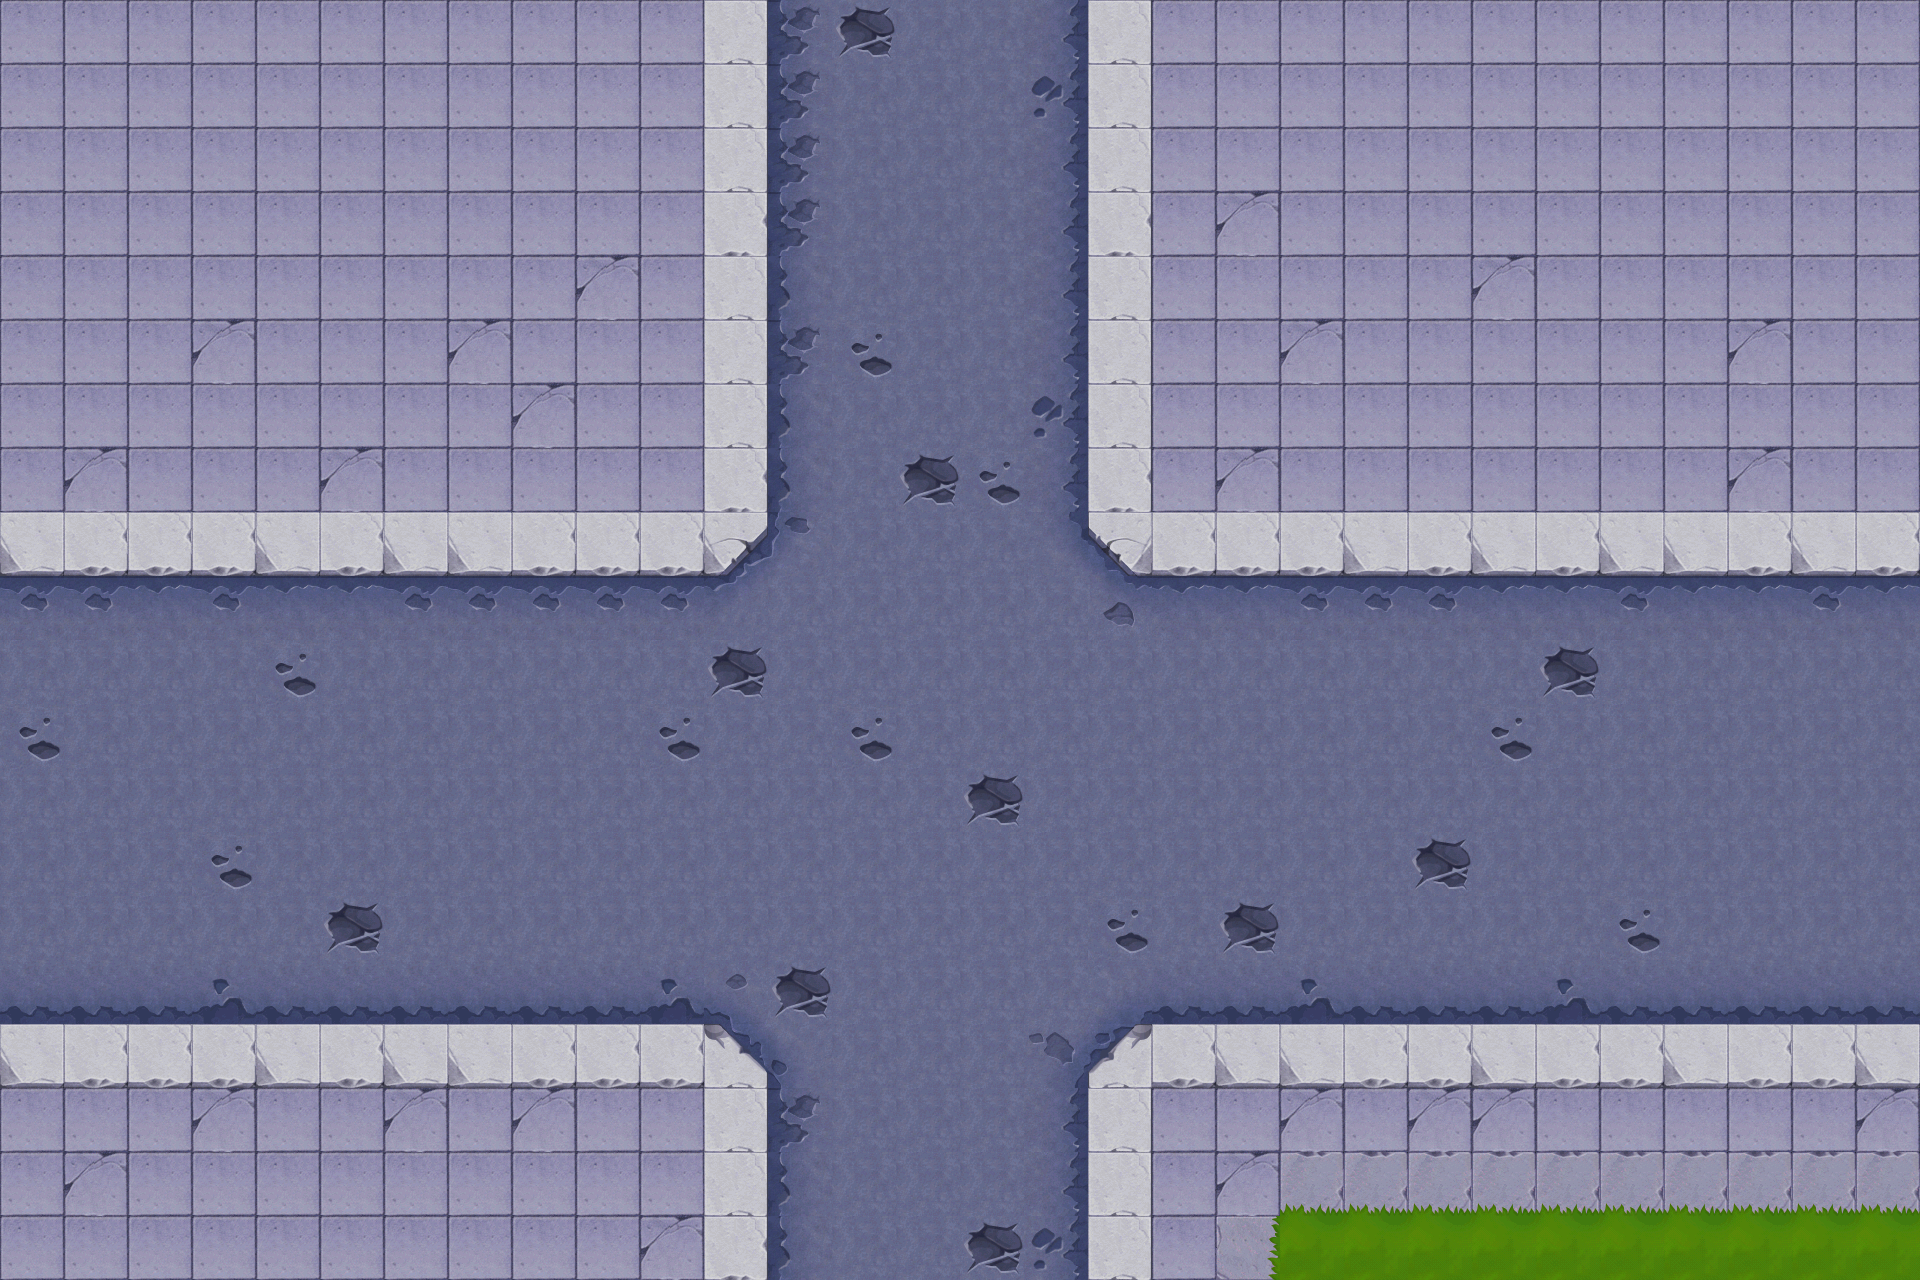

A 2D game scene composited from a Tiled map and its tileset images. What follows is a short description and the map's XML, with each tile layer's data collapsed to a summary:
An orthogonal 30x20 tile map with 64x64 px tiles, 1 tile layer (background), 42 tilesets and 138 objects (18x collide, 17x collide_bullet).

<map version="1.0" orientation="orthogonal" width="30" height="20" tilewidth="64" tileheight="64">
 <tileset firstgid="1" name="bg" tilewidth="64" tileheight="64">
  <image source="bg.png" width="512" height="512" />
 </tileset>
 <tileset firstgid="65" name="jianzhu_zheng03" tilewidth="266" tileheight="263">
  <image source="jianzhu_zheng03.png" width="266" height="263" />
 </tileset>
 <tileset firstgid="66" name="jianzhu_zheng02" tilewidth="271" tileheight="262">
  <image source="jianzhu_zheng02.png" width="271" height="262" />
 </tileset>
 <tileset firstgid="67" name="jianzhu_zheng01" tilewidth="332" tileheight="272">
  <image source="jianzhu_zheng01.png" width="332" height="272" />
 </tileset>
 <tileset firstgid="68" name="jianzhu_bmx" tilewidth="116" tileheight="16">
  <image source="jianzhu_bmx.png" width="116" height="16" />
 </tileset>
 <tileset firstgid="69" name="jianzhu_ce01" tilewidth="105" tileheight="424">
  <image source="jianzhu_ce01.png" width="105" height="424" />
 </tileset>
 <tileset firstgid="70" name="zhujue" tilewidth="63" tileheight="110">
  <image source="zhujue.png" width="63" height="110" />
 </tileset>
 <tileset firstgid="71" name="shabao" tilewidth="113" tileheight="68">
  <image source="shabao.png" width="113" height="68" />
 </tileset>
 <tileset firstgid="72" name="jianzhu_ken" tilewidth="530" tileheight="534">
  <image source="jianzhu_ken.png" width="530" height="534" />
 </tileset>
 <tileset firstgid="73" name="jianzhu_zhaopai01" tilewidth="263" tileheight="120">
  <image source="jianzhu_zhaopai01.png" width="263" height="120" />
 </tileset>
 <tileset firstgid="74" name="jianzhu_zhaopai02" tilewidth="329" tileheight="115">
  <image source="jianzhu_zhaopai02.png" width="329" height="115" />
 </tileset>
 <tileset firstgid="75" name="jianzhu_zhaopai03" tilewidth="95" tileheight="99">
  <image source="jianzhu_zhaopai03.png" width="95" height="99" />
 </tileset>
 <tileset firstgid="76" name="jianzhu_peng02" tilewidth="266" tileheight="41">
  <image source="jianzhu_peng02.png" width="266" height="41" />
 </tileset>
 <tileset firstgid="77" name="jianzhu_bmx04" tilewidth="97" tileheight="49">
  <image source="jianzhu_bmx04.png" width="97" height="49" />
 </tileset>
 <tileset firstgid="78" name="jianzhu_bmx03" tilewidth="49" tileheight="97">
  <image source="jianzhu_bmx03.png" width="49" height="97" />
 </tileset>
 <tileset firstgid="79" name="xiashuidao" tilewidth="63" tileheight="51">
  <image source="xiashuidao.png" width="63" height="51" />
 </tileset>
 <tileset firstgid="80" name="luzhang01" tilewidth="216" tileheight="105">
  <image source="luzhang01.png" width="216" height="105" />
 </tileset>
 <tileset firstgid="81" name="luzhang02" tilewidth="212" tileheight="107">
  <image source="luzhang02.png" width="212" height="107" />
 </tileset>
 <tileset firstgid="82" name="luzhang03" tilewidth="129" tileheight="238">
  <image source="luzhang03.png" width="129" height="238" />
 </tileset>
 <tileset firstgid="83" name="luzhang04" tilewidth="110" tileheight="229">
  <image source="luzhang04.png" width="110" height="229" />
 </tileset>
 <tileset firstgid="84" name="xiaoche.1" tilewidth="328" tileheight="253">
  <image source="xiaoche.1.png" width="328" height="253" />
 </tileset>
 <tileset firstgid="85" name="che4.1 (2)" tilewidth="152" tileheight="196">
  <image source="che4.1 (2).png" width="152" height="196" />
 </tileset>
 <tileset firstgid="86" name="che5 (2)" tilewidth="148" tileheight="188">
  <image source="che5 (2).png" width="148" height="188" />
 </tileset>
 <tileset firstgid="87" name="xiaoche (2)" tilewidth="328" tileheight="253">
  <image source="xiaoche (2).png" width="328" height="253" />
 </tileset>
 <tileset firstgid="88" name="jingshi" tilewidth="64" tileheight="64">
  <image source="jingshi.png" width="64" height="64" />
 </tileset>
 <tileset firstgid="89" name="jianzhu_tsw" tilewidth="200" tileheight="188">
  <image source="jianzhu_tsw.png" width="200" height="188" />
 </tileset>
 <tileset firstgid="90" name="che6" tilewidth="204" tileheight="114">
  <image source="che6.png" width="204" height="114" />
 </tileset>
 <tileset firstgid="91" name="jianzhu_xiangzi06" tilewidth="90" tileheight="113">
  <image source="jianzhu_xiangzi06.png" width="90" height="113" />
 </tileset>
 <tileset firstgid="92" name="jianzhu_xiangzi07" tilewidth="92" tileheight="112">
  <image source="jianzhu_xiangzi07.png" width="92" height="112" />
 </tileset>
 <tileset firstgid="93" name="jianzhu_xiangzi05" tilewidth="150" tileheight="170">
  <image source="jianzhu_xiangzi05.png" width="150" height="170" />
 </tileset>
 <tileset firstgid="94" name="jianzhu_xiangzi02" tilewidth="122" tileheight="126">
  <image source="jianzhu_xiangzi02.png" width="122" height="126" />
 </tileset>
 <tileset firstgid="95" name="jianzhu_xiangzi03" tilewidth="122" tileheight="76">
  <image source="jianzhu_xiangzi03.png" width="122" height="76" />
 </tileset>
 <tileset firstgid="96" name="jianzhu_qiang01" tilewidth="92" tileheight="54">
  <image source="jianzhu_qiang01.png" width="92" height="54" />
 </tileset>
 <tileset firstgid="97" name="jianzhu_xiangzi04" tilewidth="183" tileheight="126">
  <image source="jianzhu_xiangzi04.png" width="183" height="126" />
 </tileset>
 <tileset firstgid="98" name="che1 (2)" tilewidth="194" tileheight="120">
  <image source="che1 (2).png" width="194" height="120" />
 </tileset>
 <tileset firstgid="99" name="jianzhu_gjzp" tilewidth="225" tileheight="140">
  <image source="jianzhu_gjzp.png" width="225" height="140" />
 </tileset>
 <tileset firstgid="100" name="jianzhu_juanmen02" tilewidth="238" tileheight="69">
  <image source="jianzhu_juanmen02.png" width="238" height="69" />
 </tileset>
 <tileset firstgid="101" name="jianzhu_xuezi01" tilewidth="242" tileheight="196">
  <image source="jianzhu_xuezi01.png" width="242" height="196" />
 </tileset>
 <tileset firstgid="102" name="jianzhu_xuezi02" tilewidth="219" tileheight="141">
  <image source="jianzhu_xuezi02.png" width="219" height="141" />
 </tileset>
 <tileset firstgid="103" name="jianzhu_xuezi03" tilewidth="192" tileheight="132">
  <image source="jianzhu_xuezi03.png" width="192" height="132" />
 </tileset>
 <tileset firstgid="104" name="jianzhu_xuezi04" tilewidth="421" tileheight="156">
  <image source="jianzhu_xuezi04.png" width="421" height="156" />
 </tileset>
 <tileset firstgid="105" name="jianzhu_xuezi05" tilewidth="180" tileheight="297">
  <image source="jianzhu_xuezi05.png" width="180" height="297" />
 </tileset>
 <layer name="background" width="30" height="20">
  <data>[600 cells, 600 non-empty, 32 distinct tile ids]</data>
 </layer>
 <objectgroup name="dakeng" width="30" height="20">
  <properties>
   <property name="filename" value="jianzhu_ken.png" />
   <property name="groundlayer" value="1" />
  </properties>
  <object gid="72" x="1685" y="1110" />
 </objectgroup>
 <objectgroup name="q1" width="30" height="20">
  <properties>
   <property name="filename" value="jianzhu_zheng03.png" />
   <property name="groundlayer" value="1" />
  </properties>
  <object gid="65" x="311" y="260">
   <properties>
    <property name="groundZ" value="1" />
   </properties>
  </object>
  <object gid="65" x="1276" y="262">
   <properties>
    <property name="groundZ" value="1" />
   </properties>
  </object>
  <object gid="65" x="1532" y="262">
   <properties>
    <property name="groundZ" value="1" />
   </properties>
  </object>
 </objectgroup>
 <objectgroup name="q2" width="30" height="20">
  <properties>
   <property name="filename" value="jianzhu_zheng02.png" />
   <property name="groundlayer" value="1" />
  </properties>
  <object gid="66" x="56" y="264">
   <properties>
    <property name="groundZ" value="1" />
   </properties>
  </object>
  <object gid="66" x="1787" y="266">
   <properties>
    <property name="groundZ" value="1" />
   </properties>
  </object>
 </objectgroup>
 <objectgroup name="q3" width="30" height="20">
  <properties>
   <property name="filename" value="jianzhu_zheng01.png" />
   <property name="groundlayer" value="1" />
  </properties>
  <object gid="67" x="-265" y="275">
   <properties>
    <property name="groundZ" value="1" />
   </properties>
  </object>
 </objectgroup>
 <objectgroup name="q4" width="30" height="20">
  <properties>
   <property name="filename" value="jianzhu_ce01.png" />
   <property name="groundlayer" value="1" />
  </properties>
  <object gid="69" x="-3" y="1327">
   <properties>
    <property name="groundZ" value="1" />
   </properties>
  </object>
  <object gid="69" x="-4" y="1517">
   <properties>
    <property name="groundZ" value="2" />
   </properties>
  </object>
 </objectgroup>
 <objectgroup name="di1" width="30" height="20">
  <properties>
   <property name="filename" value="jianzhu_bmx.png" />
   <property name="groundlayer" value="1" />
  </properties>
  <object gid="68" x="-53" y="808" />
  <object gid="68" x="101" y="808" />
  <object gid="68" x="248" y="808" />
  <object gid="68" x="397" y="809" />
  <object gid="68" x="543" y="808" />
  <object gid="68" x="704" y="809" />
  <object gid="68" x="1009" y="809" />
  <object gid="68" x="1166" y="808" />
  <object gid="68" x="1313" y="808" />
  <object gid="68" x="1470" y="808" />
  <object gid="68" x="1624" y="808" />
 </objectgroup>
 <objectgroup name="di2" width="30" height="20">
  <properties>
   <property name="filename" value="jianzhu_bmx04.png" />
   <property name="groundlayer" value="1" />
  </properties>
  <object gid="77" x="408" y="637" />
  <object gid="77" x="408" y="706" />
  <object gid="77" x="407" y="776" />
  <object gid="77" x="405" y="1011" />
  <object gid="77" x="406" y="872" />
  <object gid="77" x="406" y="941" />
 </objectgroup>
 <objectgroup name="di3" width="30" height="20">
  <properties>
   <property name="filename" value="jianzhu_bmx03.png" />
   <property name="groundlayer" value="1" />
  </properties>
  <object gid="78" x="776" y="274">
   <properties>
    <property name="groundZ" value="1" />
   </properties>
  </object>
  <object gid="78" x="840" y="274" />
  <object gid="78" x="967" y="275" />
  <object gid="78" x="904" y="275" />
  <object gid="78" x="1031" y="275" />
 </objectgroup>
 <objectgroup name="car3" width="30" height="20" opacity="0.97">
  <properties>
   <property name="filename" value="che6.png" />
   <property name="groundlayer" value="1" />
  </properties>
  <object gid="90" x="1852" y="935" />
  <object gid="90" x="982" y="94">
   <properties>
    <property name="groundZ" value="1" />
   </properties>
  </object>
 </objectgroup>
 <objectgroup name="car2" width="30" height="20" opacity="0.97">
  <properties>
   <property name="filename" value="che5 (2).png" />
   <property name="groundlayer" value="1" />
  </properties>
  <object gid="86" x="62" y="1344" />
  <object gid="86" x="1725" y="871" />
 </objectgroup>
 <objectgroup name="madai" width="30" height="20">
  <properties>
   <property name="filename" value="shabao.png" />
   <property name="groundlayer" value="1" />
  </properties>
  <object gid="71" x="1179" y="1304" />
  <object gid="71" x="1136" y="1260" />
 </objectgroup>
 <objectgroup name="zhaopai1" width="30" height="20">
  <properties>
   <property name="filename" value="jianzhu_zhaopai01.png" />
   <property name="groundlayer" value="1" />
  </properties>
  <object gid="73" x="1573" y="108">
   <properties>
    <property name="groundZ" value="2" />
   </properties>
  </object>
  <object gid="73" x="320" y="115">
   <properties>
    <property name="groundZ" value="4" />
   </properties>
  </object>
 </objectgroup>
 <objectgroup name="zhaopai2" width="30" height="20">
  <properties>
   <property name="filename" value="jianzhu_zhaopai02.png" />
   <property name="groundlayer" value="1" />
  </properties>
  <object gid="74" x="1268" y="118">
   <properties>
    <property name="groundZ" value="2" />
   </properties>
  </object>
 </objectgroup>
 <objectgroup name="ding1" width="30" height="20">
  <properties>
   <property name="filename" value="jianzhu_peng02.png" />
   <property name="groundlayer" value="1" />
  </properties>
  <object gid="76" x="56" y="147">
   <properties>
    <property name="groundZ" value="2" />
   </properties>
  </object>
  <object gid="76" x="1539" y="149">
   <properties>
    <property name="groundZ" value="3" />
   </properties>
  </object>
  <object gid="76" x="1272" y="149">
   <properties>
    <property name="groundZ" value="3" />
   </properties>
  </object>
 </objectgroup>
 <objectgroup name="xiashuidao" width="30" height="20">
  <properties>
   <property name="filename" value="xiashuidao.png" />
   <property name="groundlayer" value="1" />
  </properties>
  <object gid="79" x="578" y="633" />
  <object gid="79" x="1408" y="632" />
  <object gid="79" x="1409" y="1017" />
  <object gid="79" x="576" y="1016" />
  <object gid="79" x="772" y="159">
   <properties>
    <property name="groundZ" value="1" />
   </properties>
  </object>
 </objectgroup>
 <objectgroup name="carpolice2" width="30" height="20">
  <properties>
   <property name="buildlayer" value="1" />
   <property name="filename" value="xiaoche (2).png" />
  </properties>
  <object gid="87" x="335" y="1354" />
 </objectgroup>
 <objectgroup name="tiesiwang" width="30" height="20">
  <properties>
   <property name="filename" value="jianzhu_tsw.png" />
   <property name="groundlayer" value="1" />
  </properties>
  <object gid="89" x="572" y="91">
   <properties>
    <property name="groundZ" value="1" />
   </properties>
  </object>
  <object gid="89" x="1076" y="103">
   <properties>
    <property name="groundZ" value="2" />
   </properties>
  </object>
 </objectgroup>
 <objectgroup name="zudang1" width="30" height="20">
  <properties>
   <property name="filename" value="luzhang01.png" />
   <property name="groundlayer" value="1" />
  </properties>
  <object gid="80" x="584" y="1344" />
  <object gid="80" x="975" y="197">
   <properties>
    <property name="groundZ" value="5" />
   </properties>
  </object>
 </objectgroup>
 <objectgroup name="zudang3" width="30" height="20">
  <properties>
   <property name="filename" value="luzhang03.png" />
   <property name="groundlayer" value="1" />
  </properties>
  <object gid="82" x="1093" y="1433" />
  <object gid="82" x="1" y="1074" />
 </objectgroup>
 <objectgroup name="zudang4" width="30" height="20">
  <properties>
   <property name="filename" value="luzhang04.png" />
   <property name="groundlayer" value="1" />
  </properties>
  <object gid="83" x="1624" y="912">
   <properties>
    <property name="groundZ" value="2" />
   </properties>
  </object>
  <object gid="83" x="-28" y="600" />
  <object gid="83" x="707" y="277">
   <properties>
    <property name="groundZ" value="3" />
   </properties>
  </object>
 </objectgroup>
 <objectgroup name="zudang2" width="30" height="20">
  <properties>
   <property name="filename" value="luzhang02.png" />
   <property name="groundlayer" value="1" />
  </properties>
  <object gid="81" x="1679" y="963" />
  <object gid="81" x="1775" y="1189" />
 </objectgroup>
 <objectgroup name="car1" width="30" height="20">
  <properties>
   <property name="filename" value="che4.1 (2).png" />
   <property name="groundlayer" value="1" />
  </properties>
  <!-- 2 objects omitted --></objectgroup>
 <objectgroup name="blood1" width="30" height="20">
  <properties>
   <property name="filename" value="jianzhu_xuezi01.png" />
   <property name="groundlayer" value="1" />
  </properties>
  <!-- 1 objects omitted --></objectgroup>
 <objectgroup name="zl" width="30" height="20">
  <properties>
   <property name="filename" value="jingshi.png" />
   <property name="groundlayer" value="1" />
  </properties>
  <!-- 5 objects omitted --></objectgroup>
 <objectgroup name="blackboxs" width="30" height="20">
  <properties>
   <property name="filename" value="jianzhu_xiangzi06.png" />
   <property name="groundlayer" value="1" />
  </properties>
  <!-- 1 objects omitted --></objectgroup>
 <objectgroup name="car4" width="30" height="20">
  <properties>
   <property name="filename" value="che1 (2).png" />
   <property name="groundlayer" value="1" />
  </properties>
  <!-- 1 objects omitted --></objectgroup>
 <objectgroup name="carpolice" width="30" height="20">
  <properties>
   <property name="filename" value="xiaoche.1.png" />
   <property name="groundlayer" value="1" />
  </properties>
  <!-- 1 objects omitted --></objectgroup>
 <objectgroup name="blackboxb" width="30" height="20">
  <properties>
   <property name="filename" value="jianzhu_xiangzi05.png" />
   <property name="groundlayer" value="1" />
  </properties>
  <!-- 3 objects omitted --></objectgroup>
 <objectgroup name="greenboxb" width="30" height="20">
  <properties>
   <property name="filename" value="jianzhu_xiangzi02.png" />
   <property name="groundlayer" value="1" />
  </properties>
  <!-- 3 objects omitted --></objectgroup>
 <objectgroup name="greenboxs" width="30" height="20">
  <properties>
   <property name="filename" value="jianzhu_xiangzi03.png" />
   <property name="groundlayer" value="1" />
  </properties>
  <!-- 3 objects omitted --></objectgroup>
 <objectgroup name="qiangxie2" width="30" height="20">
  <properties>
   <property name="filename" value="jianzhu_qiang01.png" />
   <property name="groundlayer" value="1" />
  </properties>
  <!-- 2 objects omitted --></objectgroup>
 <objectgroup name="boxmutoub" width="30" height="20">
  <properties>
   <property name="filename" value="jianzhu_xiangzi04.png" />
   <property name="groundlayer" value="1" />
  </properties>
  <!-- 1 objects omitted --></objectgroup>
 <objectgroup name="qiangxie" width="30" height="20">
  <properties>
   <property name="filename" value="jianzhu_xiangzi07.png" />
   <property name="groundlayer" value="1" />
  </properties>
  <!-- 2 objects omitted --></objectgroup>
 <objectgroup name="chezhan" width="30" height="20">
  <properties>
   <property name="filename" value="jianzhu_gjzp.png" />
   <property name="groundlayer" value="1" />
  </properties>
  <!-- 2 objects omitted --></objectgroup>
 <objectgroup name="juans" width="30" height="20">
  <properties>
   <property name="filename" value="jianzhu_juanmen02.png" />
   <property name="groundlayer" value="1" />
  </properties>
  <!-- 1 objects omitted --></objectgroup>
 <objectgroup name="zhaopai3" width="30" height="20">
  <properties>
   <property name="filename" value="jianzhu_zhaopai03.png" />
   <property name="groundlayer" value="1" />
  </properties>
  <!-- 2 objects omitted --></objectgroup>
 <objectgroup name="blood2" width="30" height="20">
  <properties>
   <property name="filename" value="jianzhu_xuezi02.png" />
   <property name="groundlayer" value="1" />
  </properties>
  <!-- 1 objects omitted --></objectgroup>
 <objectgroup name="blood3" width="30" height="20">
  <properties>
   <property name="filename" value="jianzhu_xuezi03.png" />
   <property name="groundlayer" value="1" />
  </properties>
  <!-- 3 objects omitted --></objectgroup>
 <objectgroup name="blood4" width="30" height="20">
  <properties>
   <property name="filename" value="jianzhu_xuezi04.png" />
   <property name="groundlayer" value="1" />
  </properties>
  <!-- 3 objects omitted --></objectgroup>
 <objectgroup name="blood5" width="30" height="20">
  <properties>
   <property name="filename" value="jianzhu_xuezi05.png" />
   <property name="groundlayer" value="1" />
  </properties>
  <!-- 2 objects omitted --></objectgroup>
 <objectgroup name="tesiwangover" width="30" height="20">
  <properties>
   <property name="buildlayer" value="1" />
   <property name="filename" value="jianzhu_tsw.png" />
  </properties>
  <!-- 4 objects omitted --></objectgroup>
 <objectgroup name="collide_people" width="30" height="20">
  <!-- 18 objects omitted --></objectgroup>
 <objectgroup name="collide_bullet" width="30" height="20">
  <!-- 17 objects omitted --></objectgroup>
</map>
<!-- 78 of 138 objects omitted -->
